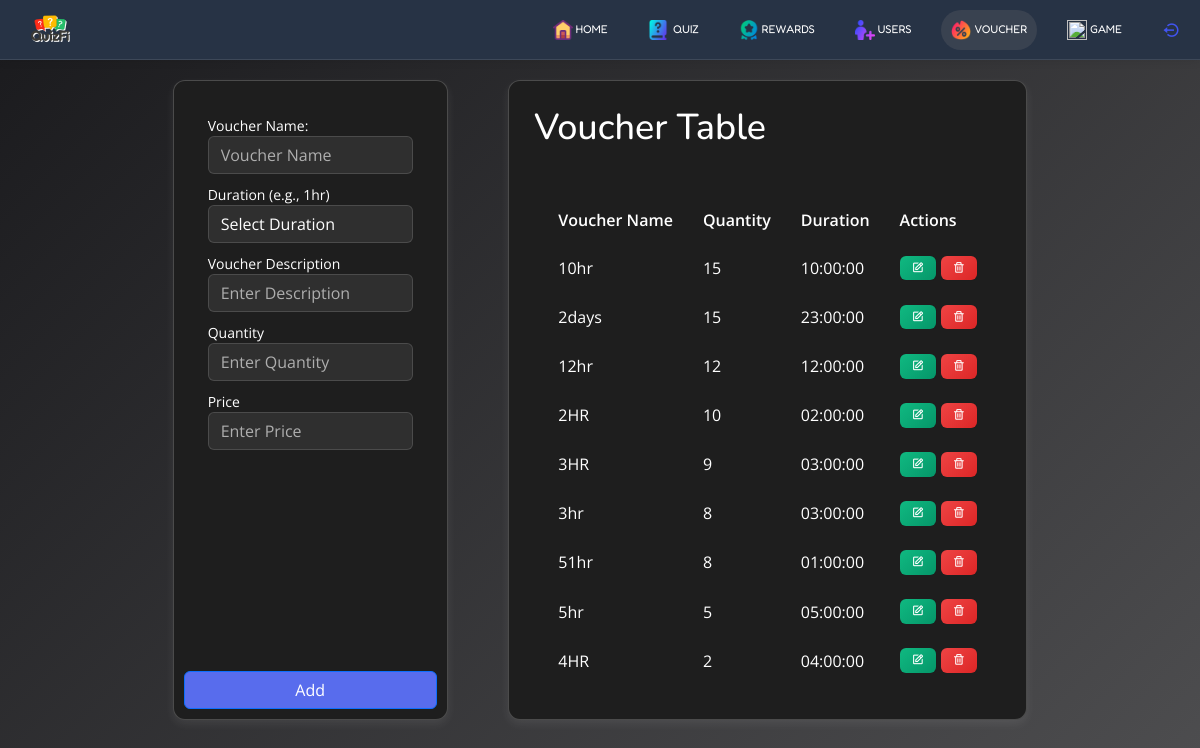
Page /admin/manage_voucher.php (signed in) on the earlier database version.
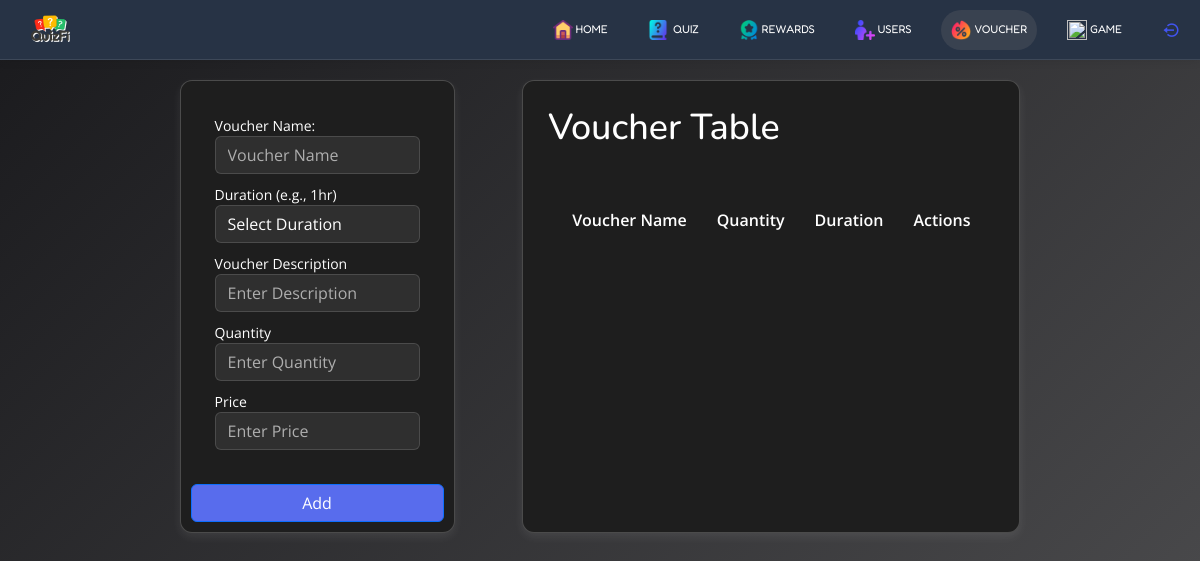
Same page on the later database version.
### tables this page shows
CREATE TABLE IF NOT EXISTS `vouchers` (
  `voucher_id` int NOT NULL AUTO_INCREMENT,
  `voucher_name` varchar(255) DEFAULT NULL,
  `voucher_description` varchar(255) DEFAULT NULL,
  `points` int DEFAULT NULL,
  `quantity` int DEFAULT NULL,
  `duration` time DEFAULT NULL,
  PRIMARY KEY (`voucher_id`)
);

### admin/manage_voucher.php (the view, shortened to what this page needs)
<?php
include 'includes/header.php';
include 'includes/session.php';
?>
<link rel="stylesheet" href="css/manage_voucher.css">
<link rel="stylesheet" href="https://cdn.datatables.net/1.13.7/css/jquery.dataTables.min.css">
<link rel="stylesheet" href="https://cdn.datatables.net/responsive/2.5.0/css/responsive.dataTables.min.css">
<body>
    <header class="header" id="header">
        <?php include_once 'includes/nav-top.php' ?>
    </header>
    <main class="main" id="main">
        <div class="container">
            <div class="card">
                <div class="card-body">
                    <form id="addVoucher">
                        <div class="form-group">
                            <label for="voucher_name">Voucher Name:</label>
                            <input type="text" placeholder="Voucher Name" name="voucher_name" id="voucher_name" class="form-control" required>
                        </div>
                        <div class="form-group">
                            <label for="voucher_duration">Duration (e.g., 1hr)</label>
                            <select class="form-control" id="voucher_duration" name="voucher_duration" required>
                                <option value="" disabled selected>Select Duration</option>
                            </select>
                        </div>
                        <div class="form-group">
                            <label for="voucher_description">Voucher Description</label>
                            <input type="text" placeholder="Enter Description" class="form-control"
                                id="voucher_description" name="voucher_description" required>
                        </div>
                        <div class="form-group">
                            <label for="voucher_quantity">Quantity</label>
                            <input type="number" placeholder="Enter Quantity" class="form-control" id="voucher_quantity"
                                name="voucher_quantity" require d oninput="this.value=this.value.toUpperCase()">
                        </div>
                        <div class="form-group">
                            <label for="voucher_price">Price</label>
                            <input type="number" placeholder="Enter Price" class="form-control" id="voucher_price"
                                name="voucher_price" required oninput="this.value=this.value.toUpperCase()">
                        </div>
                    </form>
                </div>
                <button type="submit" class="btn btn-primary" form="addVoucher">Add</button>
            </div>
            <div class="card">
                <div class="card-header">
                    <h2>Voucher Table</h2>
                </div>
                <div class="card-body">
                    <table id="voucherTable" class="voucherTable stripe">
                        <thead>
                            <tr>
                                <th>Voucher Name</th>
                                <th>Quantity</th>
                                <th>Duration</th>
                                <th>Actions</th>
                            </tr>
                        </thead>
                        <tbody>
                            <?php
                            $sql = "SELECT * FROM vouchers ORDER BY quantity desc";
                            $result = $conn->query($sql);
                            while ($row = $result->fetch_assoc()): ?>
                                <tr>
                                    <td data-label="Voucher Name"><?php echo htmlspecialchars($row['voucher_name']); ?></td>
                                    <td data-label="Quantity"><?php echo htmlspecialchars($row['quantity']); ?></td>
                                    <td data-label="Duration"><?php echo htmlspecialchars($row['duration']); ?></td>
                                    <td data-label="Actions">
                                        <a onclick="editQuantity('<?php echo $row['voucher_id'] ?>', '<?php echo $row['quantity'] ?>')"
                                            class="btn btn-edit" data-toggle="tooltip" data-placement="top"
                                            title="Edit Quantity"><i class='bx bx-edit'></i></a>
                                        <a onclick="delVoucher('<?php echo $row['voucher_id'] ?>')" class="btn btn-delete"
                                            data-toggle="tooltip" data-placement="top" title="Delete Voucher"><i
                                                class='bx bx-trash'></i></a>
                                    </td>
                                </tr>
                            <?php endwhile;
                            ?>
                        </tbody>
                    </table>
                </div>
            </div>
        </div>
    </main>
</body>

Differences in the rows shown:
removed vouchers: voucher_name "10hr", quantity "15", duration "10:00:00"
removed vouchers: voucher_name "2days", quantity "15", duration "23:00:00"
removed vouchers: voucher_name "12hr", quantity "12", duration "12:00:00"
removed vouchers: voucher_name "2HR", quantity "10", duration "02:00:00"
removed vouchers: voucher_name "3HR", quantity "9", duration "03:00:00"
removed vouchers: voucher_name "3hr", quantity "8", duration "03:00:00"
removed vouchers: voucher_name "51hr", quantity "8", duration "01:00:00"
removed vouchers: voucher_name "5hr", quantity "5", duration "05:00:00"
removed vouchers: voucher_name "4HR", quantity "2", duration "04:00:00"
